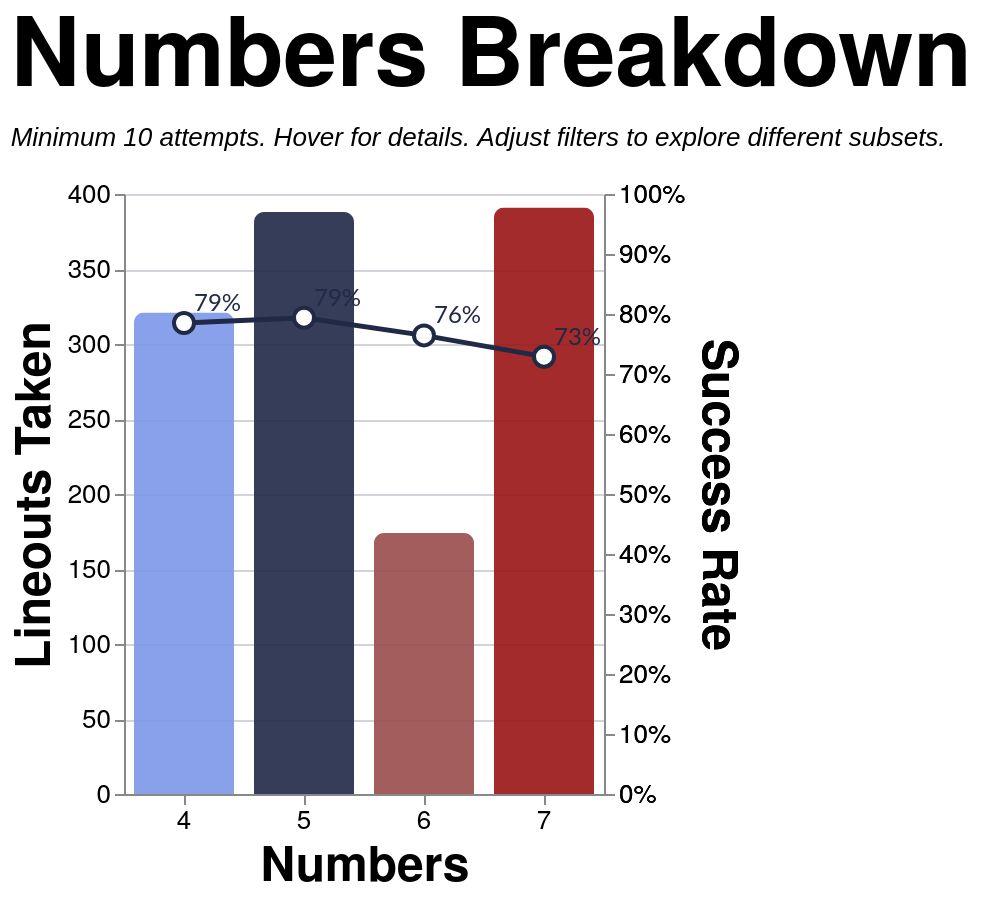

Write the Vega-Lite specification saved for this chart.
### Vega-Lite specification from a JSON file in a GitHub repository (floating-point values rounded to 4 significant figures; data arrays with more than 128 entries replaced by an {"elided": "..."} marker saying what was removed)
{"config": {"axis": {"labelFont": "PT Sans Narrow, Helvetica Neue, Helvetica, Arial, sans-serif", "titleFont": "PT Sans Narrow, Helvetica Neue, Helvetica, Arial, sans-serif", "labelFontSize": 13, "titleFontSize": 24, "gridColor": "#202947", "gridOpacity": 0.2, "zindex": 1}, "text": {"font": "Lato, sans-serif"}, "bar": {"cornerRadiusEnd": 5}, "header": {"labelFont": "PT Sans Narrow, Helvetica Neue, Helvetica, Arial, sans-serif", "titleFont": "PT Sans Narrow, Helvetica Neue, Helvetica, Arial, sans-serif", "labelFontSize": 24, "titleFontSize": 28, "labelFontWeight": "bold", "orient": "left"}, "legend": {"labelFont": "PT Sans Narrow, Helvetica Neue, Helvetica, Arial, sans-serif", "titleFont": "PT Sans Narrow, Helvetica Neue, Helvetica, Arial, sans-serif", "labelFontSize": 14, "titleFontSize": 16, "titlePadding": 5, "fillColor": "white", "strokeColor": "black", "padding": 10, "titleFontWeight": "lighter", "titleFontStyle": "italic", "titleColor": "gray", "offset": 10}, "title": {"font": "PT Sans Narrow, Helvetica Neue, Helvetica, Arial, sans-serif", "fontSize": 48, "fontWeight": "bold", "anchor": "start", "align": "center", "titlePadding": 20, "subtitlePadding": 10, "subtitleFontSize": 13, "subtitleColor": "", "subtitleFontStyle": "italic", "offset": 15, "color": "black"}, "axisX": {"labelAngle": 0}, "facet": {"title": null, "header": null, "align": {"row": "each", "column": "each"}}, "resolve": {"scale": {"y": "independent", "facet": "independent"}}, "background": "transparent", "scale": {"offsetBandPaddingOuter": 0.2, "offsetBandPaddingInner": 0.1}, "view": {"stroke": null, "background": "transparent"}}, "layer": [{"mark": {"type": "bar", "opacity": 0.9, "size": 50}, "encoding": {"color": {"field": "numbers", "legend": null, "scale": {"domain": ["4", "5", "6", "7"], "range": ["#7d96e8", "#202946", "#994C4C", "#991515"]}, "type": "nominal"}, "stroke": {"value": "transparent"}, "tooltip": [{"field": "numbers_display", "title": "Numbers", "type": "nominal"}, {"field": "attempts", "format": ",.0f", "title": "Attempts", "type": "quantitative"}, {"field": "won", "format": ",.0f", "title": "Won", "type": "quantitative"}, {"field": "success_rate", "format": ".1%", "title": "Success Rate", "type": "quantitative"}], "x": {"axis": {"labelAngle": 0}, "field": "numbers", "sort": ["4", "5", "6", "7"], "title": "Numbers", "type": "nominal"}, "y": {"field": "attempts", "title": "Lineouts Taken", "type": "quantitative"}}, "transform": [{"filter": "(loSquad == 'All' || datum.squad == loSquad) && (loSeason == 'All' || datum.season == loSeason) && (loGameType == 'All' || (loGameType == 'League + Cup' && (datum.game_type == 'League' || datum.game_type == 'Cup')) || (loGameType == 'League only' && datum.game_type == 'League') || datum.game_type == loGameType) && (loThrower == 'All' || datum.thrower == loThrower) && (loJumper == 'All' || datum.jumper == loJumper) && (loArea == 'All' || datum.area == loArea) && (loNumbers == 'All' || datum.numbers == loNumbers)"}, {"aggregate": [{"op": "count", "as": "attempts"}, {"op": "sum", "field": "won", "as": "won"}], "groupby": ["numbers"]}, {"filter": "datum.attempts >= 10"}, {"calculate": "datum.won / datum.attempts", "as": "success_rate"}, {"calculate": "datum.numbers + '-man'", "as": "numbers_display"}]}, {"mark": {"type": "line", "point": {"fill": "white", "filled": false, "size": 100, "stroke": "#202946"}, "stroke": "#202946", "strokeWidth": 2.5}, "encoding": {"tooltip": [{"field": "numbers_display", "title": "Numbers", "type": "nominal"}, {"field": "attempts", "format": ",.0f", "title": "Attempts", "type": "quantitative"}, {"field": "won", "format": ",.0f", "title": "Won", "type": "quantitative"}, {"field": "success_rate", "format": ".1%", "title": "Success Rate", "type": "quantitative"}], "x": {"axis": {"labelAngle": 0}, "field": "numbers", "sort": ["4", "5", "6", "7"], "title": "Numbers", "type": "nominal"}, "y": {"axis": {"format": "%"}, "field": "success_rate", "scale": {"domain": [0, 1]}, "title": "Success Rate", "type": "quantitative"}}, "transform": [{"filter": "(loSquad == 'All' || datum.squad == loSquad) && (loSeason == 'All' || datum.season == loSeason) && (loGameType == 'All' || (loGameType == 'League + Cup' && (datum.game_type == 'League' || datum.game_type == 'Cup')) || (loGameType == 'League only' && datum.game_type == 'League') || datum.game_type == loGameType) && (loThrower == 'All' || datum.thrower == loThrower) && (loJumper == 'All' || datum.jumper == loJumper) && (loArea == 'All' || datum.area == loArea) && (loNumbers == 'All' || datum.numbers == loNumbers)"}, {"aggregate": [{"op": "count", "as": "attempts"}, {"op": "sum", "field": "won", "as": "won"}], "groupby": ["numbers"]}, {"filter": "datum.attempts >= 10"}, {"calculate": "datum.won / datum.attempts", "as": "success_rate"}, {"calculate": "datum.numbers + '-man'", "as": "numbers_display"}]}, {"mark": {"type": "text", "align": "left", "baseline": "middle", "color": "#202946", "dx": 5, "dy": -10, "fontSize": 12}, "encoding": {"text": {"field": "success_rate", "format": ".0%", "type": "quantitative"}, "x": {"axis": {"labelAngle": 0}, "field": "numbers", "sort": ["4", "5", "6", "7"], "title": "Numbers", "type": "nominal"}, "y": {"axis": {"format": "%"}, "field": "success_rate", "scale": {"domain": [0, 1]}, "title": "Success Rate", "type": "quantitative"}}, "transform": [{"filter": "(loSquad == 'All' || datum.squad == loSquad) && (loSeason == 'All' || datum.season == loSeason) && (loGameType == 'All' || (loGameType == 'League + Cup' && (datum.game_type == 'League' || datum.game_type == 'Cup')) || (loGameType == 'League only' && datum.game_type == 'League') || datum.game_type == loGameType) && (loThrower == 'All' || datum.thrower == loThrower) && (loJumper == 'All' || datum.jumper == loJumper) && (loArea == 'All' || datum.area == loArea) && (loNumbers == 'All' || datum.numbers == loNumbers)"}, {"aggregate": [{"op": "count", "as": "attempts"}, {"op": "sum", "field": "won", "as": "won"}], "groupby": ["numbers"]}, {"filter": "datum.attempts >= 10"}, {"calculate": "datum.won / datum.attempts", "as": "success_rate"}, {"calculate": "datum.numbers + '-man'", "as": "numbers_display"}]}], "data": {"name": "data-15e79532cff8ae58bb045c3a34749407"}, "height": 300, "params": [{"name": "loSquad", "value": "All"}, {"name": "loSeason", "value": "All"}, {"name": "loGameType", "value": "All"}, {"name": "loThrower", "value": "All"}, {"name": "loJumper", "value": "All"}, {"name": "loArea", "value": "All"}, {"name": "loNumbers", "value": "All"}], "resolve": {"scale": {"y": "independent"}}, "title": {"text": "Numbers Breakdown", "subtitle": "Minimum 10 attempts. Hover for details. Adjust filters to explore different subsets."}, "width": {"step": 60}, "$schema": "https://vega.github.io/schema/vega-lite/v5.20.1.json", "datasets": {"data-15e79532cff8ae58bb045c3a34749407": {"elided": "1274 records"}}}
